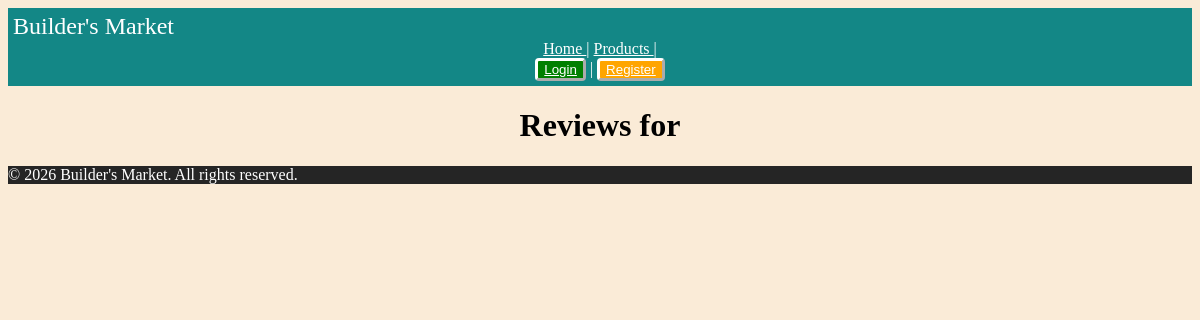
The app's page /products/1/reviews, older data.
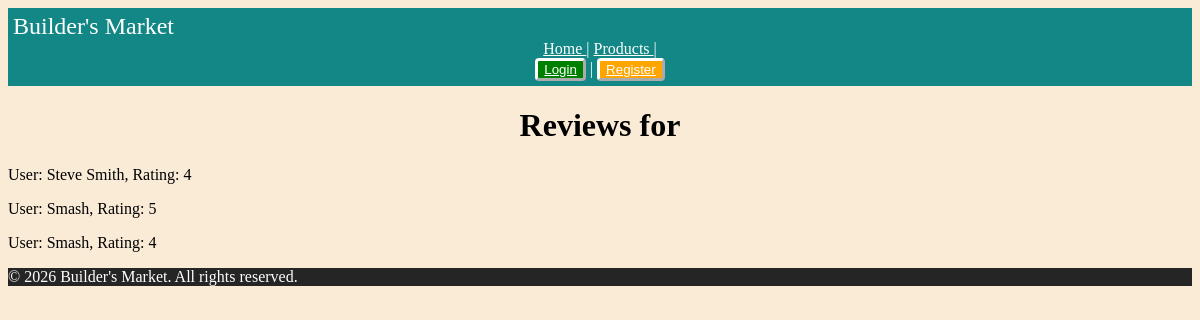
The same page, newer data.
### tables this page shows
CREATE TABLE reviews (
    review_id INTEGER PRIMARY KEY,
    product_id INTEGER NOT NULL,
    user_id INTEGER NOT NULL,
    rating INTEGER CHECK (rating >= 0 AND rating <= 5),
    created_at DATETIME DEFAULT CURRENT_TIMESTAMP,
    updated_at DATETIME DEFAULT CURRENT_TIMESTAMP,
    FOREIGN KEY (product_id) REFERENCES products(product_id) ON DELETE CASCADE,
    FOREIGN KEY (user_id) REFERENCES users(user_id) ON DELETE CASCADE
);

CREATE TABLE users (
    user_id INTEGER PRIMARY KEY,
    username VARCHAR(50) NOT NULL UNIQUE,
    email VARCHAR(255) NOT NULL UNIQUE,
    password_hash VARCHAR(255) NOT NULL,
    created_at DATETIME DEFAULT CURRENT_TIMESTAMP,
    updated_at DATETIME DEFAULT CURRENT_TIMESTAMP
);

### routes/reviews.py (the view)
@reviews_bp.route('/products/<int:product_id>/reviews', methods=['GET'])
def view_reviews(product_id):
    reviews = Review.GetByProduct(product_id)
    return render_template('reviews_product.html', reviews=reviews, product_id=product_id)

### database/connection.py (called while the page is built)
def get_connection():
    try:
        conn = sqlite3.connect(Config.DATABASE)
        conn.row_factory = sqlite3.Row
        return conn
    except Error as e:
        print(f"Database connection error: {e}")
        return None

### models/review.py (called while the page is built)
    @staticmethod
    def GetByProduct(product_id):
        db = get_connection()
        try:
            return db.execute("""
                             SELECT r.*, u.username
                             FROM reviews r
                             JOIN users u ON r.user_id = u.user_id
                              WHERE r.product_id = ?
                             ORDER BY r.created_at DESC
                              """, (product_id,)).fetchall()
        finally:
            db.close()

### templates/reviews_product.html (shortened to what this page needs)
{% extends "base.html" %}
{% block content %}
<h1> Reviews for {{product_name}} </h1>
{% for review in reviews %}
<p> User: {{review.username}},  Rating: {{review.rating}} </p>
{% endfor %}
{% endblock %}

Row changes from the older to the newer data that the page shows:
added reviews: username "Steve Smith", rating "4"
added reviews: username "Smash", rating "5"
added reviews: username "Smash", rating "4"
